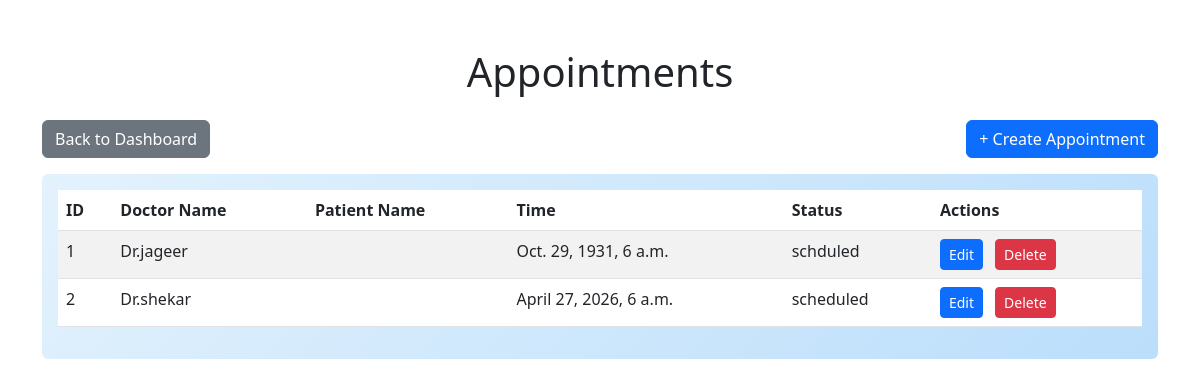
The page /appointments/ (signed in) on the database its author committed.
### appointments/models.py (models this page shows, shortened)
class Appointment(models.Model):
    patients = models.ForeignKey('patients.Patient', on_delete=models.CASCADE)
    doctor = models.ForeignKey('doctors.Doctor', on_delete=models.CASCADE)
    appointment_time = models.DateTimeField()
    appointment_status = models.CharField(max_length=20)

### doctors/models.py (models this page shows, shortened)
class Doctor(models.Model):
    name = models.CharField(max_length=100)
    specialization = models.CharField(max_length=100)

### appointments/views.py (the view)
# urls.py: path('', appointment_list),
@login_required
def appointment_list(request):
    appointments = Appointment.objects.all()
    return render(request, 'app_list.html', {'appointments': appointments})

### appointments/templates/app_list.html (shortened to what this page needs)
<!DOCTYPE html>
<html lang="en">
<head>
    <link href="https://cdn.jsdelivr.net/npm/bootstrap@5.3.0/dist/css/bootstrap.min.css" rel="stylesheet">
</head>
<body>
    <div class="container mt-5">
        <h1 class="text-center mb-4">Appointments</h1>
        <div class="align-items">
        <div class="mb-3">
            <a href="/dashboard" class="btn btn-secondary">Back to Dashboard</a>
        </div>
         <div class="mb-3">
            <a href="/appointments/create" class="btn btn-primary">+ Create Appointment</a>
        </div>
        </div>
        <div class="card">
            <div class="card-body">
                <table class="table table-striped table-hover">
                    <thead>
                        <tr>
                            <th>ID</th>
                            <th>Doctor Name</th>
                            <th>Patient Name</th>
                            <th>Time</th>
                            <th>Status</th>
                            <th>Actions</th>
                        </tr>
                    </thead>
                    <tbody>
                        {% for a in appointments %}
                        <tr>
                            <td>{{ a.id }}</td>
                            <td>{{ a.doctor.name }}</td>
                            <td>{{ a.patient.name}}</td>
                            <td>{{ a.appointment_time }}</td>
                            <td>{{ a.appointment_status }}</td>
                            <td>
                                <a href="/appointments/{{ a.id }}/edit" class="btn btn-sm btn-primary">Edit</a>
                                <a href="/appointments/{{ a.id }}/delete" class="btn btn-sm btn-danger ms-2">Delete</a>
                            </td>
                        </tr>
                        {% endfor %}
                    </tbody>
                </table>
            </div>
        </div>
    </div>
</body>
</html>

### appointments/templates/app_list.html (style rules this page uses)
.card { background: linear-gradient(135deg, #e3f2fd 0%, #bbdefb 100%); border: none; transition: transform 0.2s; }
.align-items { display: flex; justify-content: space-between; }

### rows shown on the page
Appointment: id "1", doctor.name "Dr.jageer", appointment_time "Oct. 29, 1931, 6 a.m.", appointment_status "schduled"
Appointment: id "2", doctor.name "Dr.shekar", appointment_time "April 27, 2026, 6 a.m.", appointment_status "scheduled"
